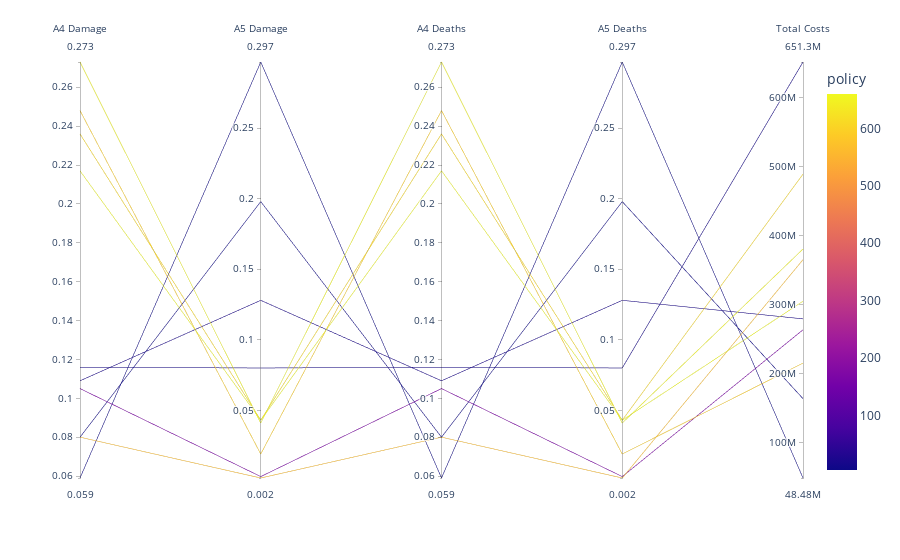

This figure's notebook cell:
### Code cell
fig = px.parallel_coordinates(domain_criterion_costs, color = "policy", dimensions=["A4 Damage", "A5 Damage", "A4 Deaths", "A5 Deaths", "Total Costs"])
fig.show()

### Figure 1 — Plotly figure (JSON) as saved in the notebook; plotly's stock layout.template omitted (floating-point values rounded to 4 significant figures)
{"data": [{"dimensions": [{"label": "A4 Damage", "values": [0.059, 0.08, 0.248, 0.105, 0.109, 0.217, 0.08, 0.273, 0.236, 0.116]}, {"label": "A5 Damage", "values": [0.297, 0.198, 0.019, 0.003, 0.128, 0.043, 0.002, 0.041, 0.043, 0.08]}, {"label": "A4 Deaths", "values": [0.059, 0.08, 0.248, 0.105, 0.109, 0.217, 0.08, 0.273, 0.236, 0.116]}, {"label": "A5 Deaths", "values": [0.297, 0.198, 0.019, 0.003, 0.128, 0.043, 0.002, 0.041, 0.043, 0.08]}, {"label": "Total Costs", "values": [48480000.0, 163500000.0, 215000000.0, 263200000.0, 279100000.0, 304600000.0, 364800000.0, 380300000.0, 488800000.0, 651300000.0]}], "domain": {"x": [0, 1], "y": [0, 1]}, "line": {"color": [5, 7, 592, 168, 21, 660, 564, 653, 609, 16], "coloraxis": "coloraxis"}, "name": "", "type": "parcoords"}], "layout": {"coloraxis": {"colorbar": {"title": {"text": "policy"}}, "colorscale": [[0, "#0d0887"], [0.1111, "#46039f"], [0.2222, "#7201a8"], [0.3333, "#9c179e"], [0.4444, "#bd3786"], [0.5556, "#d8576b"], [0.6667, "#ed7953"], [0.7778, "#fb9f3a"], [0.8889, "#fdca26"], [1, "#f0f921"]]}, "legend": {"tracegroupgap": 0}, "margin": {"t": 60}}}
